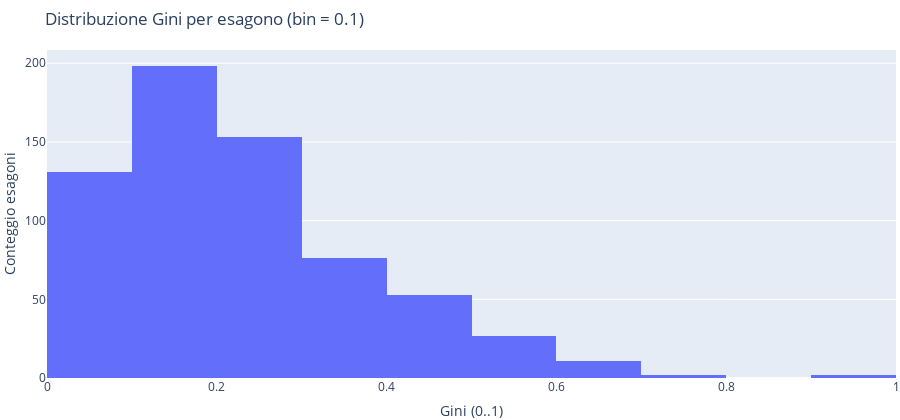

The notebook cell saved with this chart:
### Code cell
# Cell 7 — Istogramma Plotly dei Gini per esagono (bin = 0.1)

gini_vals = pd.to_numeric(metrics_df["gini_time_norm"], errors="coerce").dropna()
gini_vals = gini_vals[(gini_vals >= 0) & (gini_vals <= 1)]

fig_hist = go.Figure(
    data=[
        go.Histogram(
            x=gini_vals,
            xbins=dict(start=0.0, end=1.0, size=0.1),
        )
    ]
)

fig_hist.update_layout(
    title="Distribuzione Gini per esagono (bin = 0.1)",
    xaxis_title="Gini (0..1)",
    yaxis_title="Conteggio esagoni",
    margin=dict(l=0, r=0, t=50, b=0),
    height=420,
)
fig_hist.show()

### Figure 1 — Plotly figure (JSON) as saved in the notebook; plotly's stock layout.template omitted (floating-point values rounded to 4 significant figures; data arrays with more than 128 entries replaced by an {"elided": "..."} marker saying what was removed)
{"data": [{"type": "histogram", "x": {"elided": "653 float values"}, "xbins": {"end": 1, "size": 0.1, "start": 0}}], "layout": {"height": 420, "margin": {"b": 0, "l": 0, "r": 0, "t": 50}, "title": {"text": "Distribuzione Gini per esagono (bin = 0.1)"}, "xaxis": {"title": {"text": "Gini (0..1)"}}, "yaxis": {"title": {"text": "Conteggio esagoni"}}}}
